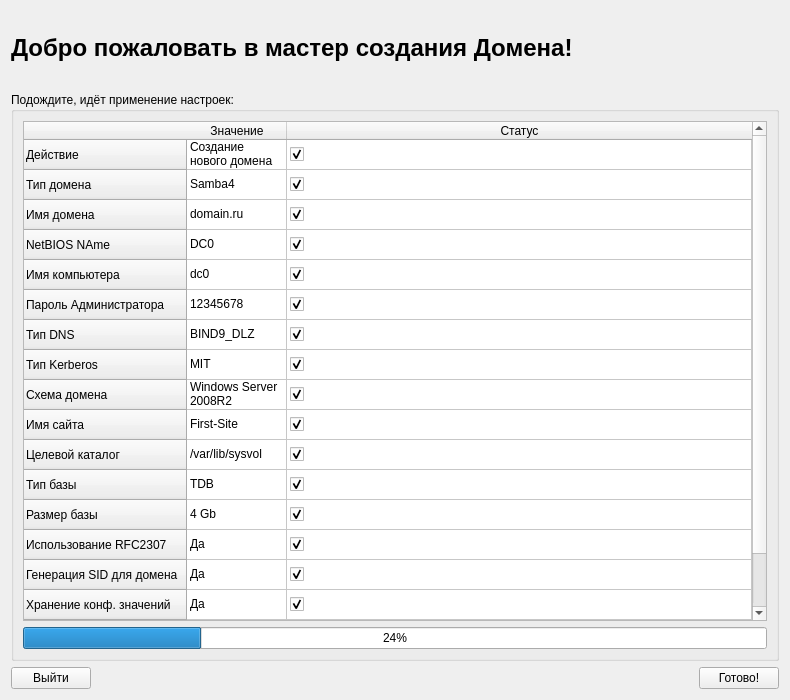
<?xml version="1.0" encoding="UTF-8"?>
<ui version="4.0">
 <class>Step1Page</class>
 <widget class="QWidget" name="Step1Page">
  <property name="geometry">
   <rect>
    <x>0</x>
    <y>0</y>
    <width>790</width>
    <height>700</height>
   </rect>
  </property>
  <property name="font">
   <font>
    <underline>false</underline>
   </font>
  </property>
  <property name="windowTitle">
   <string>Form</string>
  </property>
  <layout class="QGridLayout" name="gridLayout_2">
   <item row="2" column="0">
    <widget class="QPushButton" name="exitPushButton">
     <property name="text">
      <string>Выйти</string>
     </property>
    </widget>
   </item>
   <item row="0" column="3">
    <widget class="QLabel" name="label_9">
     <property name="sizePolicy">
      <sizepolicy hsizetype="Fixed" vsizetype="Fixed">
       <horstretch>0</horstretch>
       <verstretch>0</verstretch>
      </sizepolicy>
     </property>
     <property name="minimumSize">
      <size>
       <width>75</width>
       <height>75</height>
      </size>
     </property>
     <property name="maximumSize">
      <size>
       <width>50</width>
       <height>50</height>
      </size>
     </property>
     <property name="frameShape">
      <enum>QFrame::NoFrame</enum>
     </property>
     <property name="text">
      <string/>
     </property>
     <property name="pixmap">
      <pixmap>logo.png</pixmap>
     </property>
     <property name="scaledContents">
      <bool>true</bool>
     </property>
    </widget>
   </item>
   <item row="2" column="3">
    <widget class="QPushButton" name="nextPushButton">
     <property name="text">
      <string>Готово!</string>
     </property>
    </widget>
   </item>
   <item row="0" column="0" colspan="3">
    <widget class="QLabel" name="label">
     <property name="sizePolicy">
      <sizepolicy hsizetype="Fixed" vsizetype="Fixed">
       <horstretch>0</horstretch>
       <verstretch>0</verstretch>
      </sizepolicy>
     </property>
     <property name="font">
      <font>
       <pointsize>18</pointsize>
       <weight>75</weight>
       <bold>true</bold>
       <underline>false</underline>
      </font>
     </property>
     <property name="text">
      <string>Добро пожаловать в мастер создания Домена! </string>
     </property>
     <property name="margin">
      <number>3</number>
     </property>
    </widget>
   </item>
   <item row="2" column="1">
    <spacer name="horizontalSpacer">
     <property name="orientation">
      <enum>Qt::Horizontal</enum>
     </property>
     <property name="sizeHint" stdset="0">
      <size>
       <width>538</width>
       <height>20</height>
      </size>
     </property>
    </spacer>
   </item>
   <item row="1" column="0" colspan="4">
    <widget class="QGroupBox" name="groupBox">
     <property name="sizePolicy">
      <sizepolicy hsizetype="Expanding" vsizetype="Expanding">
       <horstretch>0</horstretch>
       <verstretch>0</verstretch>
      </sizepolicy>
     </property>
     <property name="font">
      <font>
       <weight>50</weight>
       <bold>false</bold>
       <underline>false</underline>
      </font>
     </property>
     <property name="title">
      <string>Подождите, идёт применение настроек:</string>
     </property>
     <property name="flat">
      <bool>true</bool>
     </property>
     <property name="checkable">
      <bool>false</bool>
     </property>
     <layout class="QGridLayout" name="gridLayout_3">
      <item row="0" column="0">
       <widget class="QTableWidget" name="tableWidget">
        <property name="autoFillBackground">
         <bool>true</bool>
        </property>
        <attribute name="horizontalHeaderStretchLastSection">
         <bool>true</bool>
        </attribute>
        <row>
         <property name="text">
          <string>Действие</string>
         </property>
        </row>
        <row>
         <property name="text">
          <string>Тип домена</string>
         </property>
        </row>
        <row>
         <property name="text">
          <string>Имя домена</string>
         </property>
        </row>
        <row>
         <property name="text">
          <string>NetBIOS NAme</string>
         </property>
        </row>
        <row>
         <property name="text">
          <string>Имя компьютера</string>
         </property>
        </row>
        <row>
         <property name="text">
          <string>Пароль Администратора</string>
         </property>
        </row>
        <row>
         <property name="text">
          <string>Тип DNS</string>
         </property>
        </row>
        <row>
         <property name="text">
          <string>Тип Kerberos</string>
         </property>
        </row>
        <row>
         <property name="text">
          <string>Схема домена</string>
         </property>
        </row>
        <row>
         <property name="text">
          <string>Имя сайта</string>
         </property>
        </row>
        <row>
         <property name="text">
          <string>Целевой каталог</string>
         </property>
        </row>
        <row>
         <property name="text">
          <string>Тип базы</string>
         </property>
        </row>
        <row>
         <property name="text">
          <string>Размер базы</string>
         </property>
        </row>
        <row>
         <property name="text">
          <string>Использование RFC2307</string>
         </property>
        </row>
        <row>
         <property name="text">
          <string>Генерация SID для домена</string>
         </property>
        </row>
        <row>
         <property name="text">
          <string>Хранение конф. значений</string>
         </property>
        </row>
        <row>
         <property name="text">
          <string>Изменение resolve.conf</string>
         </property>
        </row>
        <row>
         <property name="text">
          <string>Изменение smb.conf</string>
         </property>
        </row>
        <column>
         <property name="text">
          <string>Значение</string>
         </property>
        </column>
        <column>
         <property name="text">
          <string>Статус</string>
         </property>
        </column>
        <item row="0" column="0">
         <property name="text">
          <string>Создание нового домена</string>
         </property>
        </item>
        <item row="0" column="1">
         <property name="text">
          <string/>
         </property>
         <property name="textAlignment">
          <set>AlignCenter</set>
         </property>
         <property name="checkState">
          <enum>Checked</enum>
         </property>
        </item>
        <item row="1" column="0">
         <property name="text">
          <string>Samba4</string>
         </property>
        </item>
        <item row="1" column="1">
         <property name="text">
          <string/>
         </property>
         <property name="checkState">
          <enum>Checked</enum>
         </property>
        </item>
        <item row="2" column="0">
         <property name="text">
          <string>domain.ru</string>
         </property>
        </item>
        <item row="2" column="1">
         <property name="text">
          <string/>
         </property>
         <property name="checkState">
          <enum>Checked</enum>
         </property>
        </item>
        <item row="3" column="0">
         <property name="text">
          <string>DC0</string>
         </property>
        </item>
        <item row="3" column="1">
         <property name="text">
          <string/>
         </property>
         <property name="checkState">
          <enum>Checked</enum>
         </property>
        </item>
        <item row="4" column="0">
         <property name="text">
          <string>dc0</string>
         </property>
        </item>
        <item row="4" column="1">
         <property name="text">
          <string/>
         </property>
         <property name="checkState">
          <enum>Checked</enum>
         </property>
        </item>
        <item row="5" column="0">
         <property name="text">
          <string>12345678</string>
         </property>
        </item>
        <item row="5" column="1">
         <property name="text">
          <string/>
         </property>
         <property name="checkState">
          <enum>Checked</enum>
         </property>
        </item>
        <item row="6" column="0">
         <property name="text">
          <string>BIND9_DLZ</string>
         </property>
        </item>
        <item row="6" column="1">
         <property name="text">
          <string/>
         </property>
         <property name="checkState">
          <enum>Checked</enum>
         </property>
        </item>
        <item row="7" column="0">
         <property name="text">
          <string>MIT</string>
         </property>
        </item>
        <item row="7" column="1">
         <property name="text">
          <string/>
         </property>
         <property name="checkState">
          <enum>Checked</enum>
         </property>
        </item>
        <item row="8" column="0">
         <property name="text">
          <string>Windows Server 2008R2</string>
         </property>
        </item>
        <item row="8" column="1">
         <property name="text">
          <string/>
         </property>
         <property name="checkState">
          <enum>Checked</enum>
         </property>
        </item>
        <item row="9" column="0">
         <property name="text">
          <string>First-Site</string>
         </property>
        </item>
        <item row="9" column="1">
         <property name="text">
          <string/>
         </property>
         <property name="checkState">
          <enum>Checked</enum>
         </property>
        </item>
        <item row="10" column="0">
         <property name="text">
          <string>/var/lib/sysvol</string>
         </property>
        </item>
        <item row="10" column="1">
         <property name="text">
          <string/>
         </property>
         <property name="checkState">
          <enum>Checked</enum>
         </property>
        </item>
        <item row="11" column="0">
         <property name="text">
          <string>TDB</string>
         </property>
        </item>
        <item row="11" column="1">
         <property name="text">
          <string/>
         </property>
         <property name="checkState">
          <enum>Checked</enum>
         </property>
        </item>
        <item row="12" column="0">
         <property name="text">
          <string>4 Gb</string>
         </property>
        </item>
        <item row="12" column="1">
         <property name="text">
          <string/>
         </property>
         <property name="checkState">
          <enum>Checked</enum>
         </property>
        </item>
        <item row="13" column="0">
         <property name="text">
          <string>Да</string>
         </property>
        </item>
        <item row="13" column="1">
         <property name="text">
          <string/>
         </property>
         <property name="checkState">
          <enum>Checked</enum>
         </property>
        </item>
        <item row="14" column="0">
         <property name="text">
          <string>Да</string>
         </property>
        </item>
        <item row="14" column="1">
         <property name="text">
          <string/>
         </property>
         <property name="checkState">
          <enum>Checked</enum>
         </property>
        </item>
        <item row="15" column="0">
         <property name="text">
          <string>Да</string>
         </property>
        </item>
        <item row="15" column="1">
         <property name="text">
          <string/>
         </property>
         <property name="checkState">
          <enum>Checked</enum>
         </property>
        </item>
        <item row="16" column="0">
         <property name="text">
          <string/>
         </property>
        </item>
        <item row="16" column="1">
         <property name="text">
          <string/>
         </property>
         <property name="checkState">
          <enum>Checked</enum>
         </property>
        </item>
        <item row="17" column="1">
         <property name="text">
          <string/>
         </property>
         <property name="checkState">
          <enum>Checked</enum>
         </property>
        </item>
       </widget>
      </item>
      <item row="1" column="0">
       <widget class="QProgressBar" name="progressBar">
        <property name="value">
         <number>24</number>
        </property>
       </widget>
      </item>
     </layout>
    </widget>
   </item>
  </layout>
 </widget>
 <resources/>
 <connections/>
</ui>
